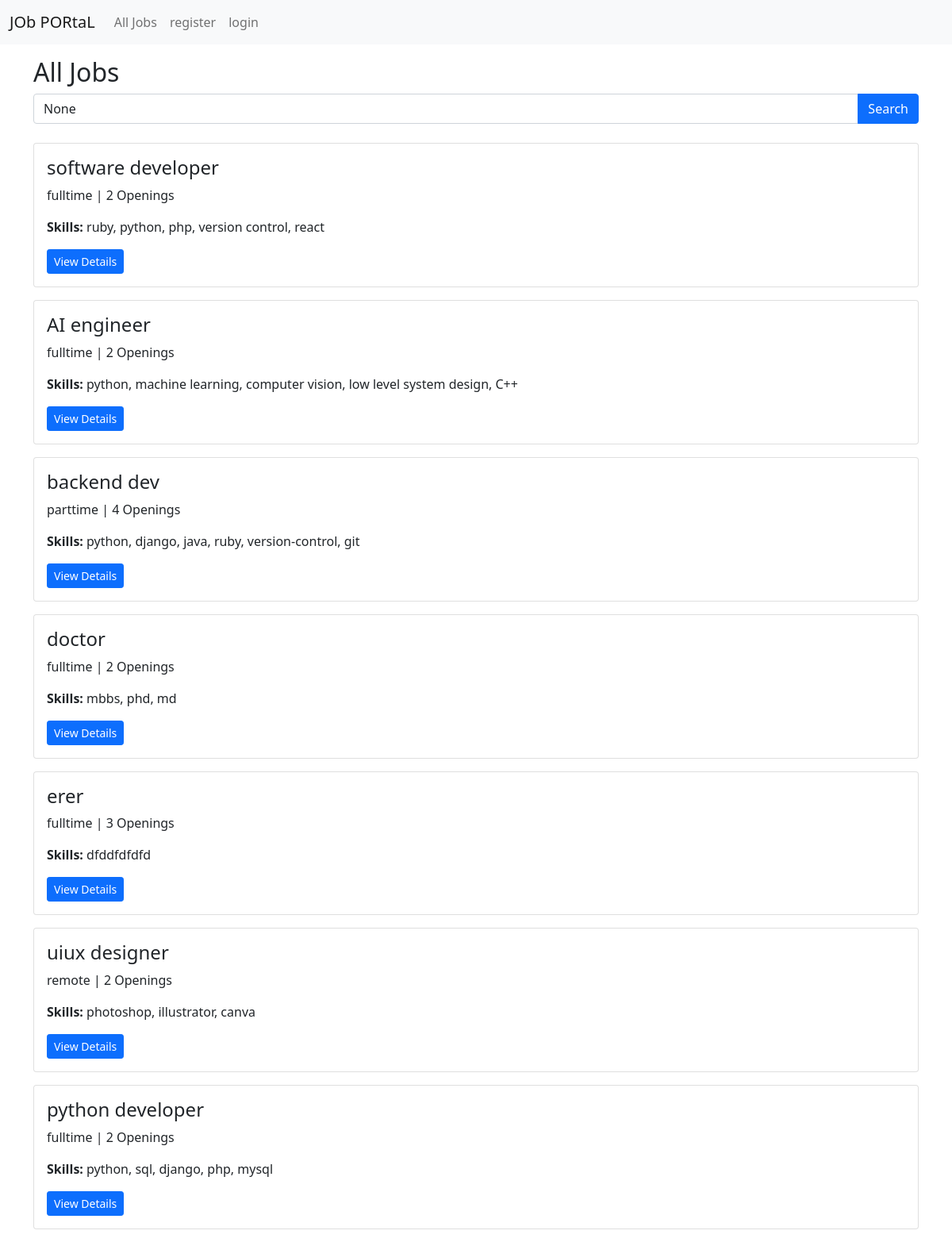
/all-jobs/, run on an earlier commit of the app's database.
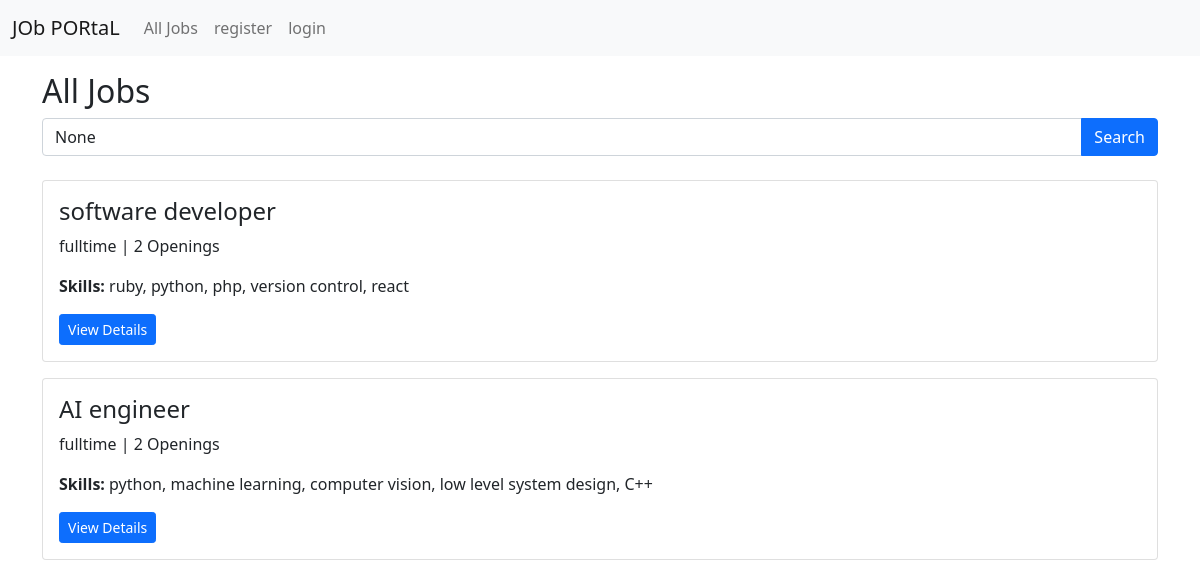
And on a later commit of the database.
### prac_app/models.py (models this page shows, shortened)
class Job(models.Model):
    CATEGORY = (
        ('remote', 'Remote'),
        ('fulltime', 'Full Time'),
        ('parttime', 'Part Time'),
        ('internship', 'Internship'),
    )
    recruiter = models.ForeignKey(
        RecruiterProfile,
        on_delete=models.CASCADE
    )
    title = models.CharField(max_length=300)
    number_of_openings = models.PositiveIntegerField()
    category = models.CharField(
        max_length=100,
        choices=CATEGORY
    )
    job_description = models.TextField()
    skills_set = models.TextField(
        help_text="Example: Python, Django, React"
    )
    created_at = models.DateTimeField(
        auto_now_add=True
    )
    updated_at = models.DateTimeField(
        auto_now=True
    )

### prac_app/views.py (the view, shortened to what this page needs)
# urls.py: path('all-jobs/',all_jobs,name='all_jobs'),
def all_jobs(request):
    if request.user.is_authenticated and request.user.user_type == 'recruiter':
        return redirect('recruiter_dashboard') #A recruiter could still manually visit the URL:/all-jobs/. To fully prevent recruiters from accessing the page, add this check in the view as well:
    jobs = Job.objects.all().order_by('-id')
    search = request.GET.get('search')
    if search:
        jobs = jobs.filter(
            Q(title__icontains=search) |
            Q(category__icontains=search) |
            Q(skills_set__icontains=search)
        ).distinct()
    return render(
        request,
        'job/all-jobs.html',
        {
            'jobs': jobs,
            'search': search
        }
    )

### prac_app/templates/job/all-jobs.html (shortened to what this page needs)
{% extends 'master/base.html' %}
{% block content %}
<h2>All Jobs</h2>
<form method="GET" class="mb-4">
    <div class="input-group">
        <input
            type="text"
            name="search"
            class="form-control"
            placeholder="Search by title, category or skills..."
            value="{{ search }}"
        >
        <button type="submit" class="btn btn-primary">
            Search
        </button>
    </div>
</form>
{% for job in jobs %}
<div class="card mb-3">
    <div class="card-body">
    <h4>{{ job.title }}</h4>
    <p>
        {{ job.category }} |
        {{ job.number_of_openings }} Openings
    </p>
    <p>
        <strong>Skills:</strong>
        {{ job.skills_set }}
    </p>
    <a href="{% url 'job_details' job.id %}"
       class="btn btn-primary btn-sm">
        View Details
    </a>
</div>
</div>
{% empty %}
<p>No jobs found.</p>
{% endfor %}
{% endblock %}

What changed in the data, as far as the page shows it:
removed Job: title "backend dev", category "parttime", number_of_openings "4", skills_set "python, django, java, ruby, version-control, git"
removed Job: title "doctor", category "fulltime", number_of_openings "2", skills_set "mbbs, phd, md"
removed Job: title "erer", category "fulltime", number_of_openings "3", skills_set "dfddfdfdfd"
removed Job: title "uiux designer", category "remote", number_of_openings "2", skills_set "photoshop, illustrator, canva"
removed Job: title "python developer", category "fulltime", number_of_openings "2", skills_set "python, sql, django, php, mysql"
